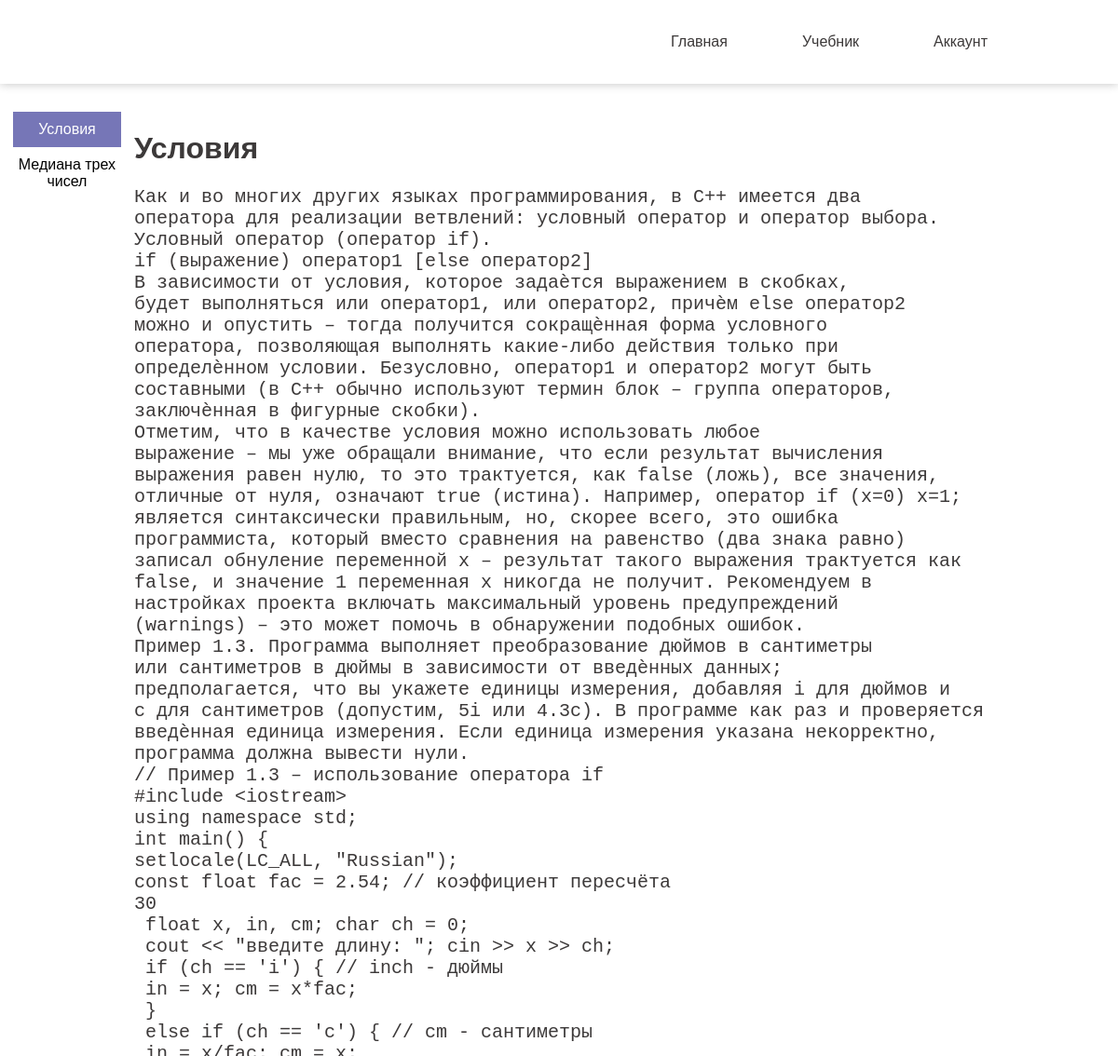
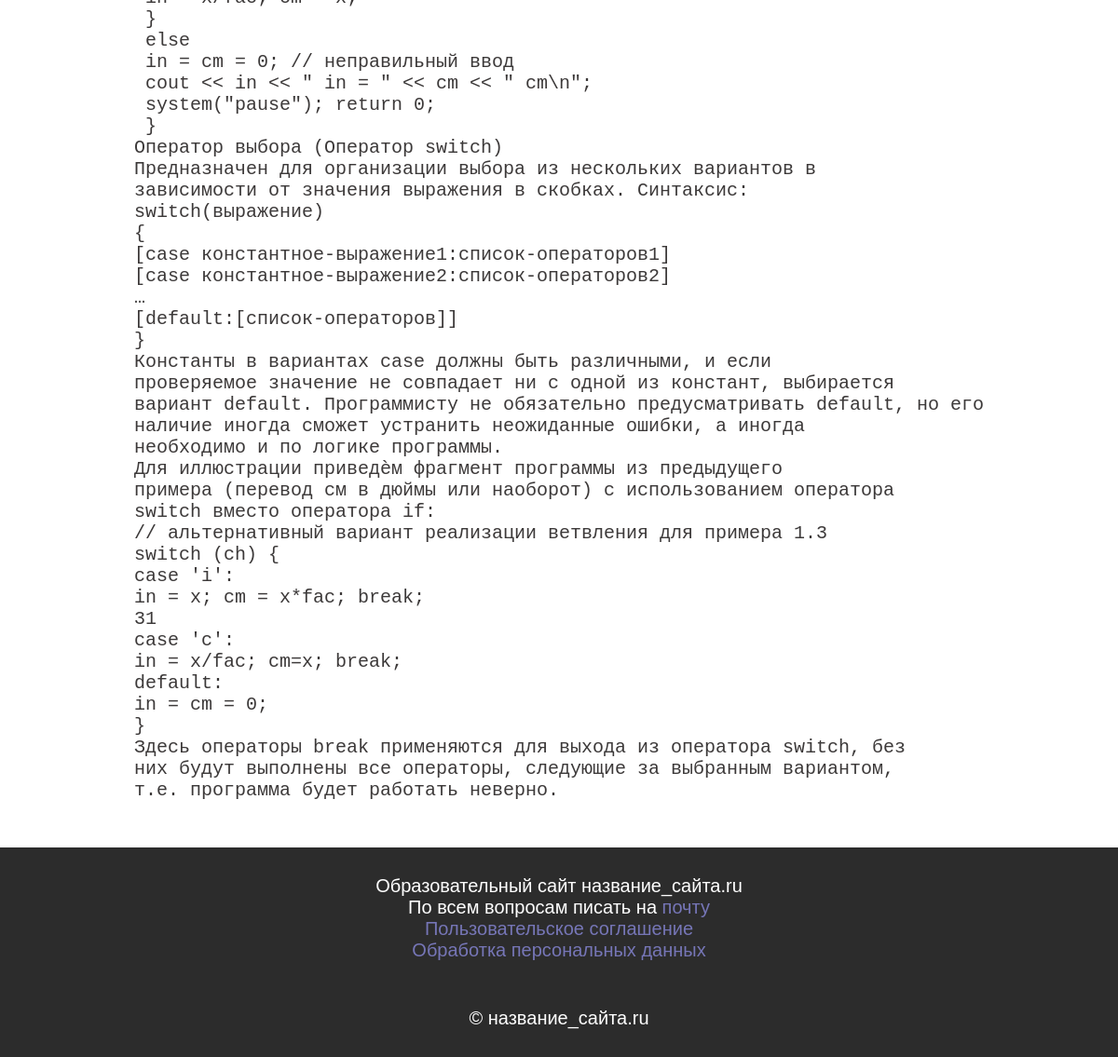
The page /themes/ifs on the database its author committed (2 pictures, top to bottom).
### cpp_tutor/models.py (models this page shows, shortened)
class Themes(models.Model):
    name = models.TextField(verbose_name='Название')
    en_name = models.TextField(verbose_name='Английское название')
    theory = models.TextField(verbose_name='Теория', default='')
    link = models.TextField(verbose_name='Ссылка', default='')

class Tasks(models.Model):
    name = models.TextField(verbose_name='Название')
    text = models.TextField(verbose_name='Текст задачи')
    difficulty = models.IntegerField(verbose_name='Количество претестов')  # Надо бы столбец переименовать (уже удалить)

### cpp_tutor/views.py (the view)
# urls.py: path('themes/<str:theme_name>', views.ThemeView.as_view(), name='theme'),
class ThemeView(TemplateView):
    template_name = 'cpp_tutor/theme.html'
    def get(self, request, theme_name):
        voc = {}
        try:
            voc['login'] = request.session['login']
            user = User.objects.all().filter(username=voc['login'])[0]
        except Exception:
            voc['login'] = False
        theme = Themes.objects.all().filter(link=theme_name)
        if len(theme) == 0:
            raise Http404
        theme = theme[0]
        tasks = TasksConnectionThemes.objects.all().filter(id_theme=theme.id)
        voc['tasks'] = []
        for task in tasks:
            voc['tasks'].append({'id': task.id_task.id, 'name': task.id_task.name, 'complete': False})
            if voc['login']:
                complete = Verdicts.objects.all().filter(id_task=task.id_task, id_user=user, verdict='ok')
                if len(complete) > 0:
                    voc['tasks'][-1]['complete'] = True
        voc['theme'] = {'theory': theme.theory, 'name': theme.name, 'link': theme.link}
        return render(request, self.template_name, voc)

### templates/cpp_tutor/theme.html
{% include "cpp_tutor/header.html" %}
{% load static %}
<link rel="stylesheet" href="{% static "cpp_tutor/redactor.css" %}">
<body>
    <div class="tasks-container">
        <div class="tasks-menu-container">
            {% include "cpp_tutor/tasks_menu.html" %}
        </div>
        <div class="redactor-container">
            <div class="theme-theory-container">
                <h1>{{ theme.name }}</h1>
                <pre>{{ theme.theory }}</pre>
            </div>
        </div>
        <div></div>
    </div>
</body>
{% include "cpp_tutor/footer.html" %}

### templates/cpp_tutor/tasks_menu.html
<nav class="tasks-menu">
    <a class="theory" href="/themes/{{ theme.link }}">{{ theme.name }}</a>
    {% for task in tasks %}
        {% if task.complete %}
            <a class="task complete" href="/themes/tasks/{{ task.id }}">{{ task.name }}</a>
        {% elif task.id == cur %}
            <a class="task cur-task" href="/themes/tasks/{{ task.id }}">{{ task.name }}</a>
        {% else %}
            <a class="task" href="/themes/tasks/{{ task.id }}">{{ task.name }}</a>
        {% endif %}
    {% endfor %}
</nav>

### cpp_tutor/static/cpp_tutor/style.css (style rules this page uses)
html, body, label { font-family: Arial; margin: 0; color: #3c3939; }
.tasks-container { width: 100%; display: grid; grid-template-columns: 2fr 5fr 2fr; margin: 30px 0; }
.tasks-menu { width: 80%; height: fit-content; margin: 0 auto; }
.tasks-menu a { display: block; width: 100%; text-align: center; padding: 10px 0; text-decoration: none; transition: all 0.3s; }
.task { background: white; color: black; }
.theory { background: #7676b7; color: white; }
.theme-theory-container { margin: 0 auto; width: fit-content; }
.theme-theory-container pre { width: fit-content; }
.theme-theory-container h1 { width: fit-content; }
.theme-theory-container pre { font-size: 20px; }

### rows shown on the page
Themes: name "Условия", theory "Как и во многих других языках программирования, в С++ имеется два оператора для реализации ветвлений: условный оператор и оператор выбора. Условный оператор (оператор if). if (выражение) оператор1 [else оператор2] В зависимости от условия, которое задаѐтся выражением в скобках, будет выполняться или оператор1, или оператор2, причѐм else оператор2 можно и опустить – тогда получится сокращѐнная форма условного оператора, позволяющая выполнять какие-либо действия только при определѐнном условии. Безусловно, оператор1 и оператор2 могут быть составными (в С++ обычно используют термин блок – группа операторов, заключѐнная в фигурные скобки). Отметим, что в качестве условия можно использовать…"
Tasks: name "Медиана трех чисел"
